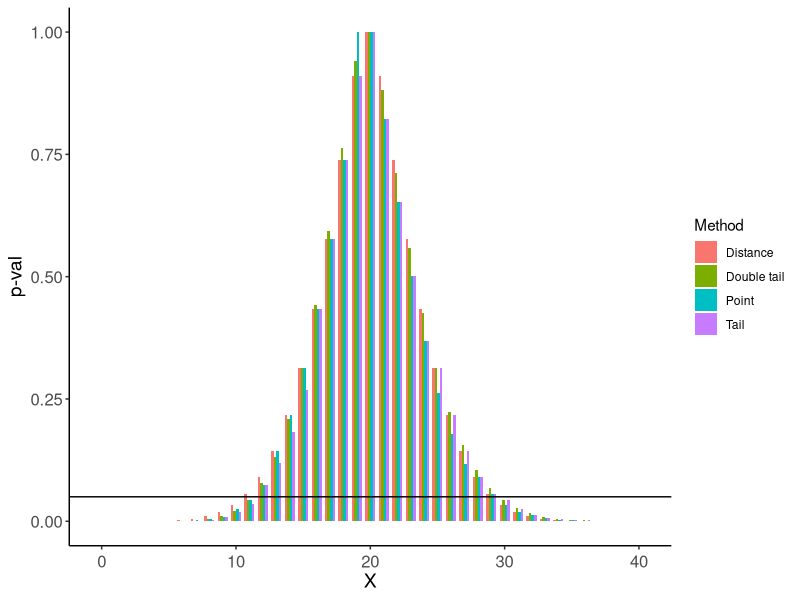
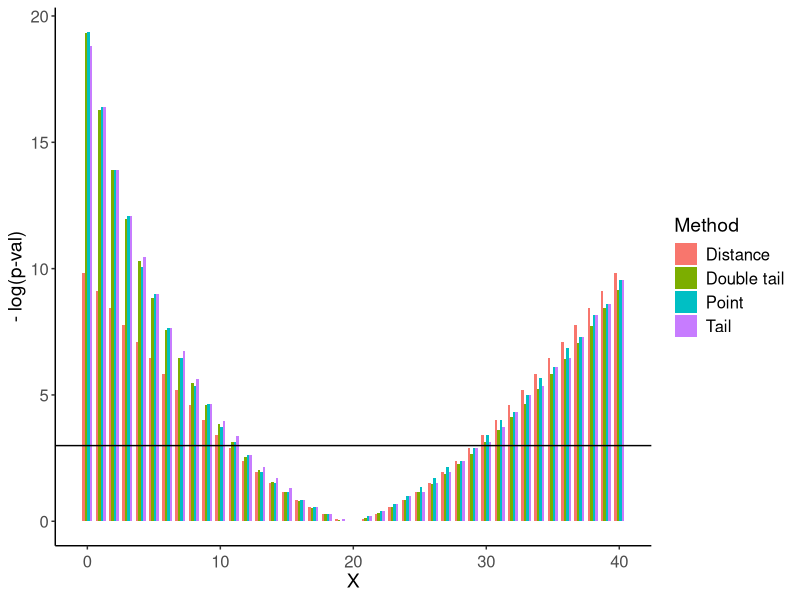
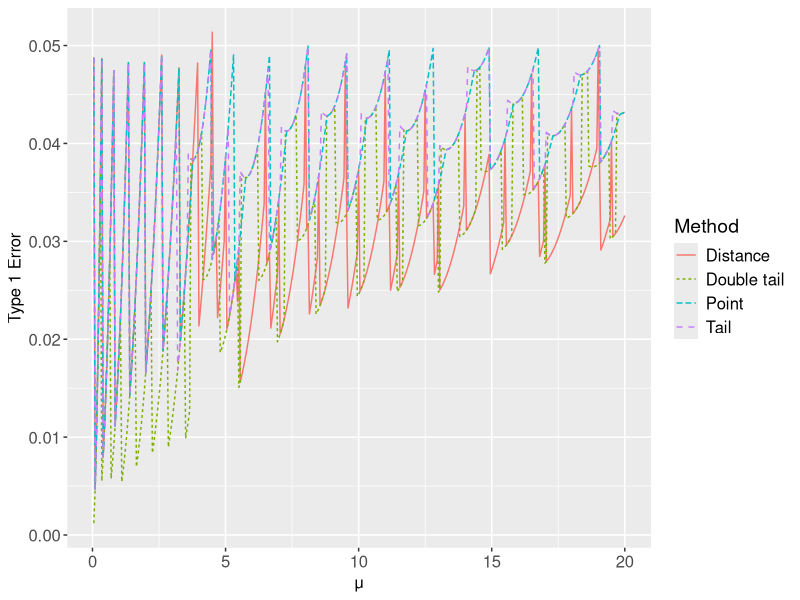
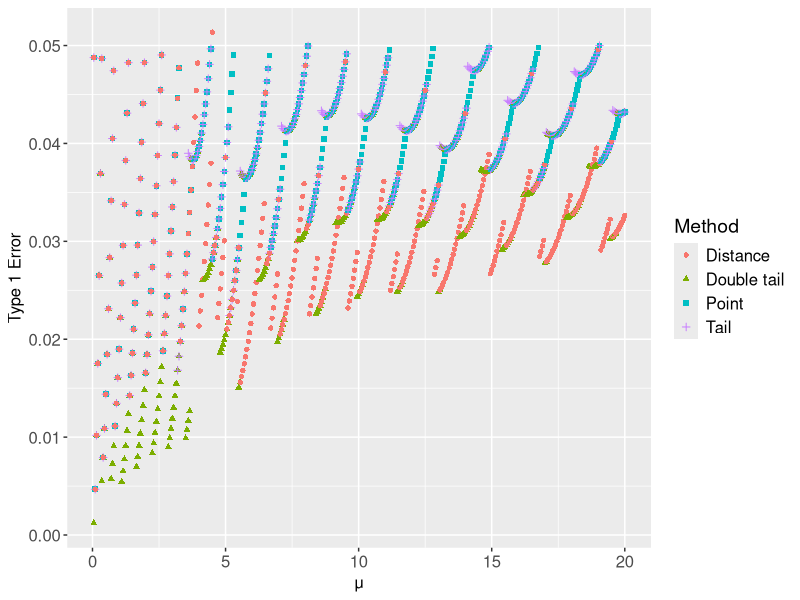
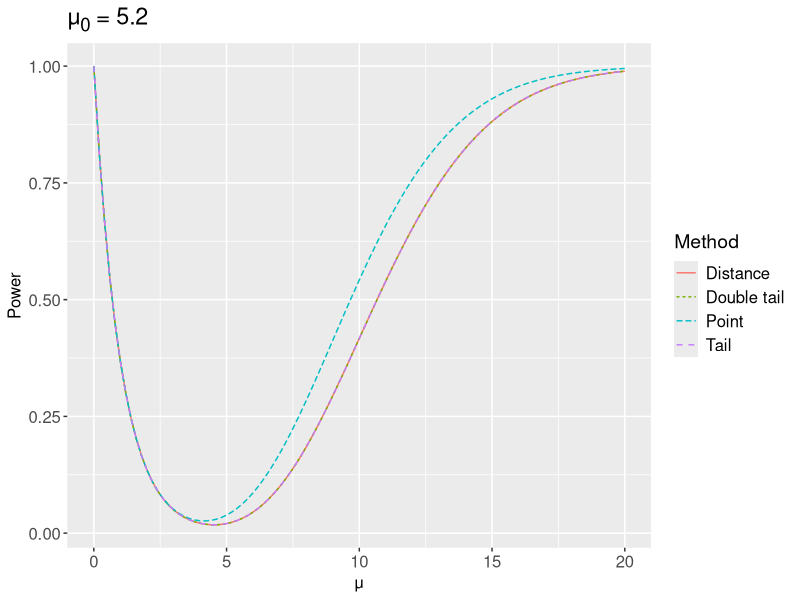
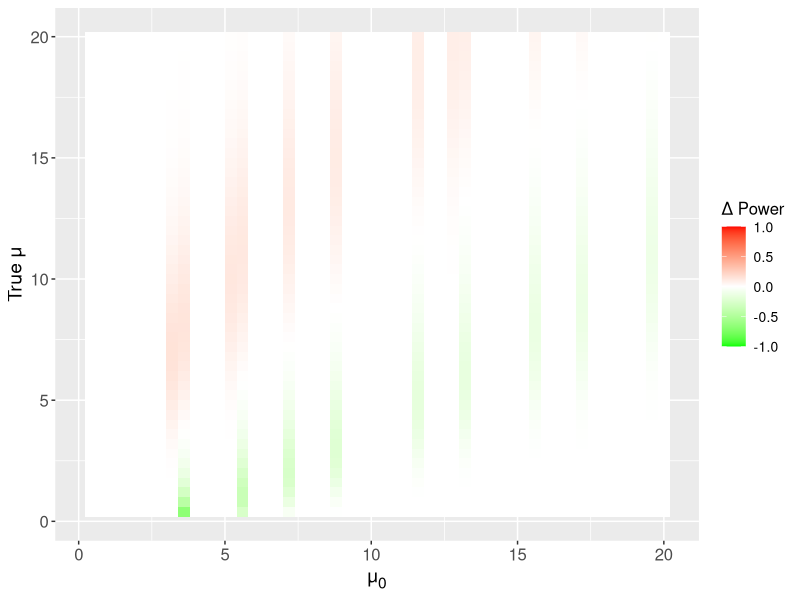
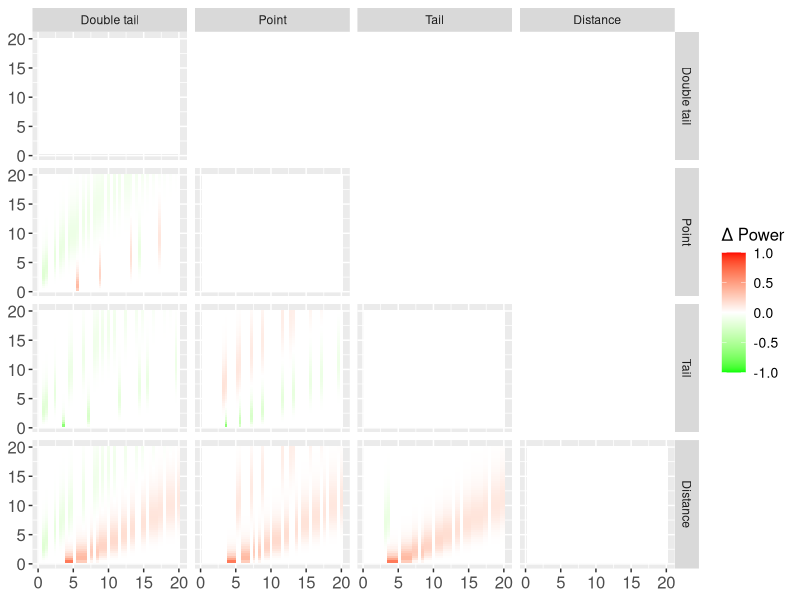

The R source for these figures, in order:
## ---- chunk 1
library(ggplot2)
library(reshape2)
library(tidyverse)
library(GGally)
library(ggtext)
library(glue)
## ---- chunk 2
dmodel <- function(x, mu){
  dpois(x, mu)
}

pmodel <- function(x, mu){
  ppois(x, mu)
}

## ---- chunk 3
p_val_a <- function(x, mu){
  pr_tail_l = pmodel(x, mu)
  ## Use 1 - tail prob but add point prob
  pr_tail_r = 1 - pr_tail_l + dmodel(x, mu)
  
  p_val = 2 * min(pr_tail_l, pr_tail_r, 1/2)
  p_val
}

p_val_b <- function(x, mu){
  # Implementation assumes a decreasing point probability P(X = x) for increasing x after the mode has passed
  W_x = dmodel(x, mu)
  p_val = 1
  
  # Removing probabilites lower than P(X = x)
  y = 0
  cond = TRUE
  while(cond){
    W_y = dmodel(y, mu)
    if(W_y > W_x){
      # Removing the probability
      p_y = W_y
      p_val = p_val - p_y
    }
    else{
      # Checking if the loop should be ended
      ## By being in the loop we know that W_y <= W_x
      mode = floor(mu)
      passed_mode = (y > mode)
      cond = !passed_mode
    }
    # Preparing next round
    y = y +1
  }
  p_val
}

p_val_b_power <- function(x, mu, alpha = .05){
  # Implementation assumes a decreasing point probability P(X = x) for increasing x after the mode has passed
  W_x = dmodel(x, mu)
  if(W_x > alpha){
    return(1)
  }
  
  p_val = 1
  
  # Removing probabilites lower than P(X = x)
  y = 0
  cond = TRUE
  while(cond){
    W_y = dmodel(y, mu)
    if(W_y > W_x){
      # Removing the probability
      p_y = W_y
      p_val = p_val - p_y
    }
    else{
      # Checking if the loop should be ended
      ## By being in the loop we know that W_y <= W_x
      mode = floor(mu)
      passed_mode = (y > mode)
      cond = !passed_mode
    }
    # Preparing next round
    y = y +1
  }
  p_val
}

p_val_c <- function(x, mu){
  p_tail_l = pmodel(x, mu)
  p_tail_r = 1- p_tail_l + dmodel(x, mu)
  epsilon = 1e-8
  
  if (p_tail_l < p_tail_r + epsilon){
    # Since the right tail has infinite support we must suggest a low enough tail value
    y_sugg = ceiling(2*mu)
    sugg_tail = 1 - pmodel(y_sugg, mu) # this will give P(X > y), i.e. P(X geq y-1)
    while(sugg_tail > p_tail_l){
      y_sugg = ceiling(2*y_sugg)
      sugg_tail = 1 - pmodel(y_sugg, mu) # this will give P(X > y), i.e. P(X geq y-1)
    }
    # After a low enough value is reached we calculate the highest smaller right tail compared to the left tail
    right_tail = max_lower_tail(y_sugg, sugg_tail, p_tail_l, mu)
    p_val = p_tail_l + right_tail
  }
  else{
    # For a left tail we can start at 0 and find the highest smaller left tail
    left_tail = max_lower_tail(0, 0, p_tail_r, mu, left_tail = TRUE)
    p_val = p_tail_r +  left_tail
  }
  if(p_val > 1){ # If the distrbution is symmetric it will count the central event twice.
    return(1)
  }
  p_val
}

max_lower_tail <- function(y_next, tail_y, W_x, mu, left_tail = FALSE, epsilon = 1e-8){
  sugg = tail_y
  y = y_next
    while(sugg < W_x + epsilon){
      tail_y = sugg # Accept suggestion
      add = dmodel(y, mu) # Calculate new point mass to be added
      sugg = sugg + add # Propose new suggestion
      if(left_tail){
        y = y + 1
      }
      else{
        y = y - 1 
      }
    }
  tail_y
}

p_val_c_power <- function(x, mu, alpha = .05){
  p_tail_l = pmodel(x, mu)
  p_tail_r = 1- p_tail_l + dmodel(x, mu)
  epsilon = 1e-8
  
  # Giving immediate non-significance if W_x is too high
  if(min(p_tail_l, p_tail_r) > alpha){
    return(1)
  }
  
  if (p_tail_l < p_tail_r + epsilon){
    # Since the right tail has infinite support we must suggest a low enough tail value
    y_sugg = ceiling(2*mu)
    sugg_tail = 1 - pmodel(y_sugg, mu) # this will give P(X > y), i.e. P(X geq y-1)
    while(sugg_tail > p_tail_l){
      y_sugg = ceiling(2*y_sugg)
      sugg_tail = 1 - pmodel(y_sugg, mu) # this will give P(X > y), i.e. P(X geq y-1)
    }
    # After a low enough value is reached we calculate the highest smaller right tail compared to the left tail
    right_tail = max_lower_tail(y_sugg, sugg_tail, p_tail_l, mu)
    p_val = p_tail_l + right_tail
  }
  else{
    # For a left tail we can start at 0 and find the highest smaller left tail
    left_tail = max_lower_tail(0, 0, p_tail_r, mu, left_tail = TRUE)
    p_val = p_tail_r +  left_tail
  }
  if(p_val > 1){ # If the distrbution is symmetric it will count the central event twice.
    return(1)
  }
  p_val
}

p_val_d <- function(x, mu) {
  exp_val = mu
  W_x = abs(x - mu)
  
  # Get all discrete values y with lower W_y
  r = floor(mu + W_x)
  l = ceiling(mu - W_x)
  
  # Handeling ties
  if(mu + W_x == round(mu + W_x)){
    if(mu - W_x == round(mu - W_x)){
      # We are in the tied sceneraio and we want to either exclude y = l depending on if X = l or x = r
      if(x == r){
        #l = l -1
      }
      else{
        
      }
    }
  }
  
  # Rejection region will be x lower than l
  # and x higher than r
  if(l <= 0){
    p_val = 1 - ppois(r-1, mu) # 1 - P(X <= r-1) =  P(X > r-1) = P(X >= r)
    return(p_val)
  }
  p_val = 1 - ppois(r-1, mu) + ppois(l, mu) # 1 - P(X <= r-1) + P(X <= l) = P(X >= r) + P(X <= l)
  if(p_val > 1){
    return(1)
  }
  p_val
}
## ---- chunk 4
# Test functions for the tail method
p_val_a(3, 3)
p_val_a(5, 3)

p_val_b(3, 3)
p_val_b(5, 3)

print("____")
W_x = ppois(3, 5)

W_x

1- ppois(10, 5)

max_lower_tail(10, 1-ppois(10, 5), W_x, 5, left_tail = FALSE)

print("-----")
W_x = 1-ppois(7, 5)

W_x

ppois(0, 5)


max_lower_tail(1, ppois(0, 5), W_x, 5, left_tail = TRUE)

print("____")
## ---- chunk 5
p_val_b(9, 10)
dpois(9, 10)
dpois(10, 10)

dpois(3, 4)
dpois(4, 4)

dpois(5, 6)
dpois(6, 6)

dpois(0, 1)
dpois(1, 1)
## ---- chunk 6
p_val_c(3, 3)
p_val_c(5, 3)
## ---- chunk 7
p_val_d(3, 3)

p_val_d(5, 3)
## ---- chunk 8
comparison_p_vals <- function(mu, n){
  p_a = NULL
  p_b = NULL
  p_c = NULL
  p_d = NULL

  for(i in 0:n){
    p_a = c(p_a, p_val_a(i, mu))
    p_b = c(p_b, p_val_b(i, mu))
    p_c = c(p_c, p_val_c(i, mu))
    p_d = c(p_d, p_val_d(i, mu))
  }
  
  df <- data.frame(p_a, p_b, p_c, p_d)
  colnames(df) <- c("Double tail", "Point", "Tail", "Distance")  #Added zero width space for "Double tail" to be shown first in plot
  df["x_val"] <- 0:n
  
  df
}

df <- comparison_p_vals(20, 40)

df %>%
  pivot_longer(-x_val, names_to = "Method", values_to = "P") %>%
  ggplot(aes(x = x_val, y = P, fill = Method), xlab = "Method") +
  geom_bar(stat = "identity", width = .75, position = "dodge") +
  theme_classic() +
  labs(x = "X", y = "p-val")+
  theme(axis.text.x = element_text(size = 12, angle = 0, vjust = 0.5), axis.text.y = element_text(size = 12), axis.title = element_text(size = 14))+
  geom_hline(yintercept = .05)
  #scale_x_discrete(limits = factor(13:28))
  

df %>%
  pivot_longer(-x_val, names_to = "Method", values_to = "P") %>%
  ggplot(aes(x = x_val, y = -log(P), fill = Method), xlab = "Method") +
  geom_bar(stat = "identity", width = .75, position = "dodge") +
  theme_classic() +
  labs(x = "X", y = "- log(p-val)")+
  theme(axis.text.x = element_text(size = 12, angle = 0, vjust = 0.5), axis.text.y = element_text(size = 12), axis.title = element_text(size = 14), legend.text = element_text(size = 12), legend.title = element_text(size = 14))+
  #scale_x_discrete(limits = factor(13:28))
  geom_hline(yintercept = -log(5e-2))
## ---- chunk 9
power_calc_poisson_null_hyp_true <- function(method, mu, a){
  power = 1
  n = ceiling(max(3*mu, mu^2)) # This is kind of dodgy
  for(x in 0:n){
    p_val = method(x, mu)
    if(p_val > a){
      power = power - dmodel(x, mu)
    }
  }
  power
}

power_calc_poisson_null_hyp_true(p_val_b, 10, .05)
## ---- chunk 10
compare_power_null_hyp_true <- function(P){
  b_double = NULL
  b_point = NULL
  b_tail = NULL
  b_dist = NULL

  for(p in P){
    # Calculate power
    power_double = power_calc_poisson_null_hyp_true(p_val_a, p, .05)
    power_point = power_calc_poisson_null_hyp_true(p_val_b, p, .05)
    power_tail = power_calc_poisson_null_hyp_true(p_val_c, p, .05)
    power_dist = power_calc_poisson_null_hyp_true(p_val_d, p, .05)
    
    # Add power to the list
    b_double = c(b_double, power_double)
    b_point = c(b_point, power_point)
    b_tail = c(b_tail, power_tail)
    b_dist = c(b_dist, power_dist)
  }

  df_power <- data.frame(P, b_double, b_point, b_tail, b_dist)
  df_power
}

N = 400
P = 20 *(1:N)/N

df_power_null_hyp <- compare_power_null_hyp_true(P)
## ---- chunk 11
colnames(df_power_null_hyp) <- c("P", "Double tail", "Point", "Tail", "Distance") 

df_power_null_hyp %>% 
  pivot_longer(cols = -P, values_to = "Error", names_to = "Method") %>%
  ggplot()+
  geom_line(aes(x = P, y = Error, colour = Method, linetype = Method))+
  labs(x= "\u3bc", y = "Type 1 Error")+
  theme(axis.title = element_markdown(size = 12), axis.text = element_text(size = 12), legend.title = element_text(size = 14), legend.text = element_text(size = 12))

df_power_null_hyp %>% 
  pivot_longer(cols = -P, values_to = "Error", names_to = "Method") %>%
  ggplot()+
  geom_point(aes(x = P, y = Error, colour = Method, shape = Method))+
  labs(x= "\u3bc", y = "Type 1 Error")+
  theme(axis.title = element_markdown(size = 12), axis.text = element_text(size = 12), legend.title = element_text(size = 14), legend.text = element_text(size = 12))
## ---- chunk 12
print(P)

X_vals = 0:20
for(x in X_vals){
  print(c(x,p_val_d(x, 9)))
}

p_val_d(3, 9)
1 - ppois(14, 9)

## ---- chunk 13
p0 = 5.2
maxp = 20
power_calc_poisson_alt <- function(method, p_true, a, p_0 = p0){
  power = 1
  # subtract the probability of being in the acceptance region
  n = ceiling(max(3*p_0, p_0^2)) # This is kind of dodgy
  for(x in 0:n){
    p_val = method(x, p_0)
    if(p_val > a){
      # The null hypothesis is not rejected in this case
      power = power - dpois(x, p_true)
    }
  }
  power
}

N = 100
alpha = .05
P = maxp*(0:N)/N
b_double = NULL
b_point = NULL
b_tail = NULL
b_dist = NULL

for(p in P){
  # Calculate power
  power_double = power_calc_poisson_alt(p_val_a, p, alpha)
  power_point = power_calc_poisson_alt(p_val_b_power, p, alpha)
  power_tail = power_calc_poisson_alt(p_val_c_power, p,  alpha)
  power_dist = power_calc_poisson_alt(p_val_d, p, alpha)
    
  # Add power to the list
  b_double = c(b_double, power_double)
  b_point = c(b_point, power_point)
  b_tail = c(b_tail, power_tail)
  b_dist = c(b_dist, power_dist)
}

df_power <- data.frame(P, b_double, b_point, b_tail, b_dist)
## ---- chunk 14
colnames(df_power) <- c("P", "Double tail", "Point", "Tail", "Distance") 

df_power %>%
  pivot_longer(cols = -P, values_to = "Power", names_to = "Method") %>%
  ggplot()+
  geom_line(aes(x = P, y = Power, colour = Method, linetype = Method))+
  labs(x= "\u03bc", title = glue("\u03bc<sub>0</sub> = {p0}"))+
  theme(axis.title = element_markdown(size = 12), axis.text = element_text(size = 12), legend.title = element_text(size = 14), legend.text = element_text(size = 12), title = element_markdown(size = 14))
  
## ---- chunk 15
power_surface <- function(method, max_p, N, a){
  power_mat <- matrix(0, N, N)
  for(i in 1:N){
    p_1 = max_p*i/N
    for(j in 1:N){
      p_2 = max_p*j/N
      power_ij = power_calc_poisson_alt(method, p_2, a, p_1)
      power_mat[i, j] <- power_ij
    }
  }
  power_mat
}

power_surf_a <- power_surface(p_val_a, 20, 50, .05)
power_surf_b <- power_surface(p_val_b_power, 20, 50, .05)
power_surf_c <- power_surface(p_val_c_power, 20, 50, .05)
power_surf_d <- power_surface(p_val_d, 20, 50, .05)
## ---- chunk 16
power_surf_b
## ---- chunk 17
make_heatmap<- function(df){
  melt_df = melt(df)
  colnames(melt_df) <- c("x", "y", "power_diff")
  plot <- ggplot(melt_df, aes(x = 20*x/sqrt(length(x)), y = 20*y/sqrt(length(y)), fill = power_diff))+
    geom_tile()+
    scale_fill_gradient2(low = "green", mid = "white", high = "red", limits = c(-1, 1))+
    labs(x = "\u03bc<sub>0</sub>", y = "True \u03bc", fill = "\u0394 Power")+
    theme(axis.title = element_markdown(size = 14), axis.text = element_text(size = 12), legend.title = element_markdown(size = 12), legend.text = element_text(size = 10))
  return(plot)
}

plotList = list()

plotList[[1]] = make_heatmap(power_surf_a - power_surf_a)
plotList[[2]] = NULL
plotList[[3]] = NULL
plotList[[4]] = NULL
plotList[[5]] = make_heatmap(power_surf_a - power_surf_b)
plotList[[6]] = make_heatmap(power_surf_b - power_surf_b) 
plotList[[7]] = NULL
plotList[[8]] = NULL
plotList[[9]] = make_heatmap(power_surf_a - power_surf_c)
plotList[[10]] = make_heatmap(power_surf_b - power_surf_c)
plotList[[11]] = make_heatmap(power_surf_c - power_surf_c) 
plotList[[12]] = NULL
plotList[[13]] = make_heatmap(power_surf_a - power_surf_d)
plotList[[14]] = make_heatmap(power_surf_b - power_surf_d)
plotList[[15]] = make_heatmap(power_surf_c - power_surf_d)
plotList[[16]] = make_heatmap(power_surf_d - power_surf_d)

plotList[[10]]

ggmatrix(plotList, 4, 4,
         xAxisLabels = c("Double tail", "Point", "Tail", "Distance"),
         yAxisLabels = c("Double tail", "Point", "Tail", "Distance"), 
         legend = grab_legend(plotList[[1]]))
